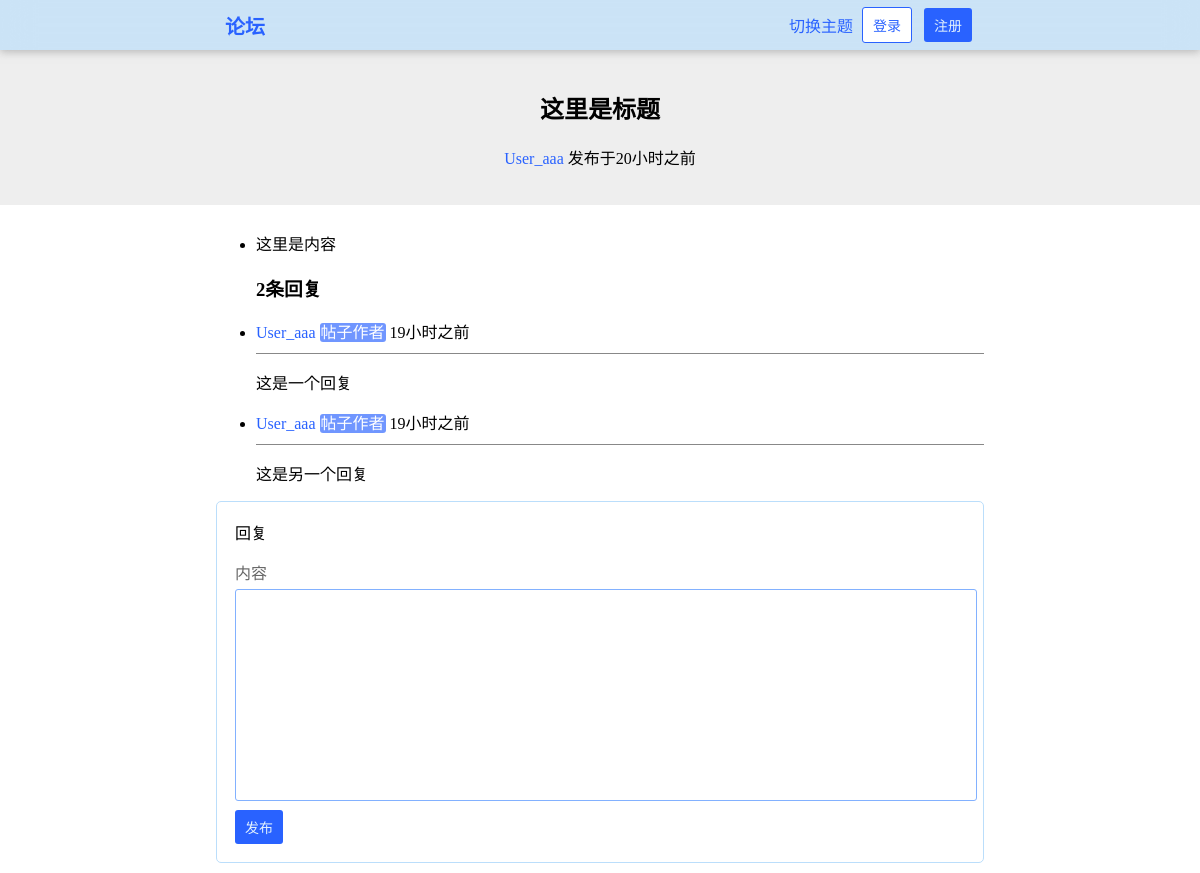
/post/1/, run on an earlier commit of the app's database.
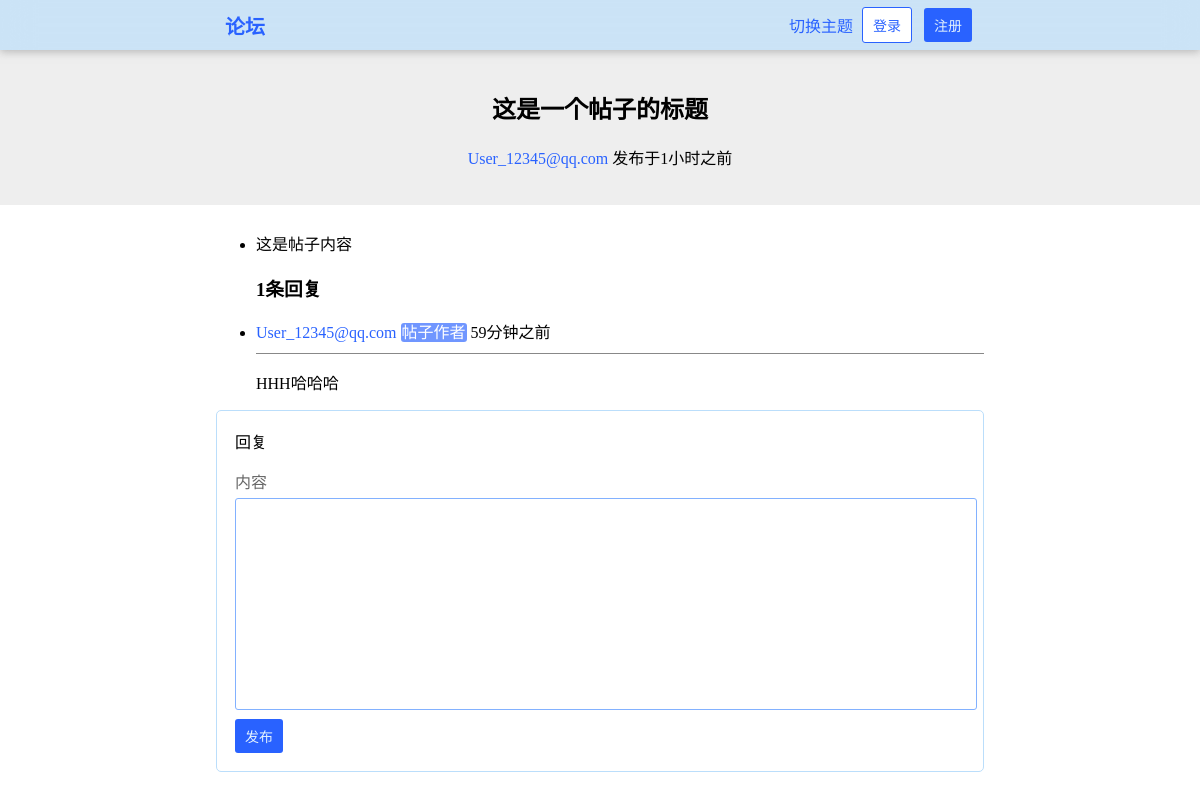
And on a later commit of the database.
### HustRava_app/models.py (models this page shows, shortened)
class Post(models.Model):
    title = models.CharField(max_length=100)
    content = models.TextField()
    created_at = models.DateTimeField(auto_now_add=True)
    author = models.ForeignKey('User', on_delete = models.CASCADE, related_name = "posts")
    like_nums = models.IntegerField(default = 0)
    is_topped = models.BooleanField("置顶帖子", default=False)

class User(models.Model):
    name = models.CharField(max_length=30,blank=True)
    email = models.EmailField(unique=True)
    password = models.CharField(max_length=30)
    created_at = models.DateTimeField(auto_now_add=True)
    bio = models.TextField(max_length = 100, blank=True)
    def __str__(self):
        return self.name

class Comment(models.Model):
    content = models.TextField()
    created_at = models.DateTimeField(auto_now_add=True)
    author = models.ForeignKey('User', on_delete = models.CASCADE, related_name = "comments")
    post = models.ForeignKey('Post', on_delete = models.CASCADE, related_name = "comments")
    like_nums = models.IntegerField(default = 0)

### HustRava_app/views.py (the view)
# urls.py: path('post/<int:post_id>/', views.post, name="post"),                   # 帖子 GET
def post(request, post_id):
    try:
        post = Post.objects.get(id = post_id)
    except:
        raise Http404("帖子pos不存在")
    if "logged_in_user" in request.session:
        return render(request, 'post.html', {
            "post": post,
            "comments": Comment.objects.filter(post = post_id),
            "logged_in_user": request.session["logged_in_user"],
            "logged_in_user_email": request.session["logged_in_user_email"]
        })
    else:
        return render(request, 'post.html', {
            "post": post,
            "comments": Comment.objects.filter(post = post_id)
        })

### HustRava_app/templates/post.html (shortened to what this page needs)
{% load humanize %}
{% load static %}
<!DOCTYPE html>
<html>
    <head>
        <link rel="stylesheet" type="text/css" href="{% static 'style.css' %}" />
        <link rel="stylesheet" type="text/css" href="{% static 'style-forum.css' %}" />
        <link rel="stylesheet" type="text/css" href="{% static 'style-dark.css' %}" />
    </head>
    <body>
        <header class="header">
            <a href="/" class="a-button header-title">论坛</a>
            {% if logged_in_user %}
                <div class="dropdown">
                    <button class="button-dropdown">{{ logged_in_user }}</button>
                    <div class="dropdown-content">
                        <ul>
                            <li><a href="/user/{{ logged_in_user_email }}"><div>个人主页</div></a></li>
                            <li><a href="/settings/"><div>设置</div></a></li>
                            <li><a onclick="toggle_theme()"><div>切换主题</div></a></li>
                            <div class="hr" style="margin: 4% 3px;"></div>
                            <li><a href="/logout/"><div class="logout-button">退出登录</div></a></li>
                        </ul>
                    </div>
                </div>
            {% else %}
                <a onclick="toggle_theme()" style="cursor: pointer;">切换主题</a>
                <a href="/login/" class="a-button"><button class="button-white">登录</button></a>
                <a href="/register/" class="a-button"><button>注册</button></a>
            {% endif %}
        </header>
        <div id="main">
            <div class="banner">
                <h2>{{ post.title }}</h2>
                <p>
                    <a href="/user/{{ post.author }}">{{ post.author }}</a> <span title="{{ post.created_at }}">发布于{{ post.created_at|naturaltime }}</span>
                </p>
            </div>
            <div class="content">
                <ul class="post-list">
                    <li>
                        {{ post.content|linebreaks }}
                    </li>
                    <h3>{{ comments|length }}条回复</h3>
                    {% for comment in comments %}
                        <li>
                            <a href="/user/{{ comment.author.email }}">{{ comment.author.name }}</a>
                            {% if comment.author == post.author %}
                                <span class="text-blue">帖子作者</span>
                            {% endif %}
                            <span title="回复于{{ comment.created_at }}">{{ comment.created_at|naturaltime }}</span>
                            <div class="hr"></div>
                            {{ comment.content|linebreaks }}
                        </li>
                    {% endfor %}
                </ul>
                <form action="comment/" method="post">
                    <p style="margin-top: 0;">回复</p>
                    <label for="content">内容</label>
                    <textarea type="text" name="content" id="content" maxlength="4096"></textarea>
                    <input type="submit" value="发布" />
                </form>
            </div>
        </div>
    </body>
</html>

### HustRava_app/static/style.css (style rules this page uses)
body { margin: 0; }
h1, h2, h3, h4, h5, h6, p { color: black; }
a { text-decoration: none; border: none; color: #2962FF; transition-duration: 0.3s; transition-timing-function: ease; border-bottom: 1px solid transparent; }
button, input[type="submit"] { padding: 7px 10px; font-size: 14px; color: #E3F2FD; border-radius: 3px; border: none; background-color: #2962FF; cursor: pointer; transition-duration: 0.3s; transition-timing-function: ease; }
input[type="text"], input[type="password"], textarea { font-family: "Microsoft Yahei", "Helvetica Neue", Helvetica, Arial, sans-serif; margin-top: 5px; margin-bottom: 5px; padding: 5px; width: 100%; border: 1px solid #82B1FF; border-radius: 3px; outline: none; transition: border-color 0.3s ease, box-shadow 0.3s ease; }
textarea { height: 200px; resize: none; }
form { border: 1px solid #BBDEFB; padding: 18px; border-radius: 5px; }
label { color: #666; font-size: 16px; }
.a-button { border: none !important; }
.header { width: 100%; height: 50px; background-color: #BBDEFBAA; backdrop-filter: blur(16px); box-shadow: 0px 2px 8px #8888; position: fixed; top: 0; left: 0; z-index: 100; display: flex; justify-content: center; align-items: center; }
.header * { margin: 0 3px; }
.button-white { background-color: #FFF; border: 1px solid #2962FF; color: #2962FF; }
.header-title { font-size: 20px; font-weight: bold; }

### HustRava_app/static/style-forum.css (style rules this page uses)
.banner { padding-top: 70px; padding-bottom: 20px; text-align: center; background-color: #EEE; }
.content { padding: 10px 18%; }
.text-blue { background-color: #2962FFAA; border-radius: 3px; padding: 1px; color: white; }
.hr { margin: 10px 0; border-top: 1px solid #888; }

### HustRava_app/static/style-dark.css (style rules this page uses)
body, .header, #footer, h1, h2, h3, h4, h5, h6, p, span { transition: background-color 0.2s ease, color 0.2s ease; }

What changed in the data, as far as the page shows it:
removed Comment: author.name "User_aaa", shows "帖子作者", created_at "19小时之前", content "这是一个回复"
removed Comment: author.name "User_aaa", shows "帖子作者", created_at "19小时之前", content "这是另一个回复"
changed Post: title "这里是标题" → "这是一个帖子的标题"; author "User_aaa" → "User_12345@qq.com"; created_at "20小时之前" → "1小时之前"; content "这里是内容" → "这是帖子内容"
added Comment: author.name "User_12345@qq.com", shows "帖子作者", created_at "59分钟之前", content "HHH哈哈哈"
Also different on the page:
{{ comments|length }}: "2" → "1"
